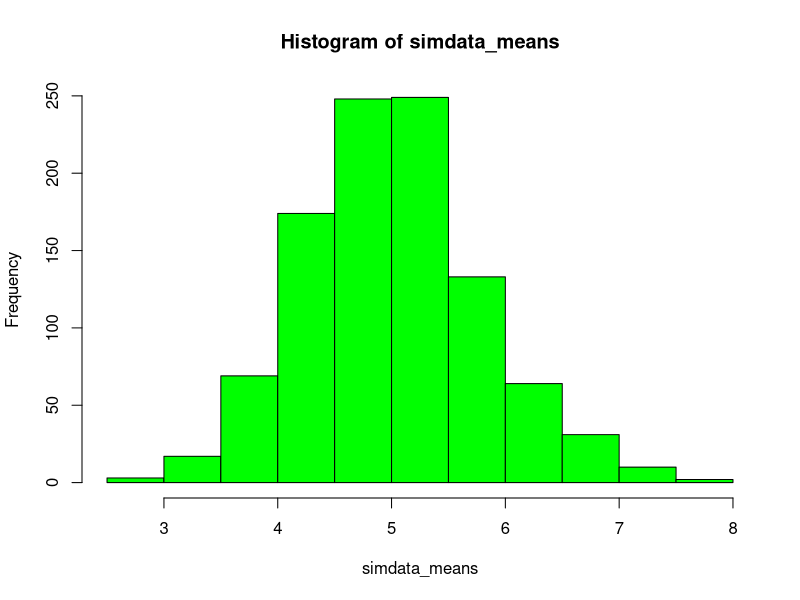
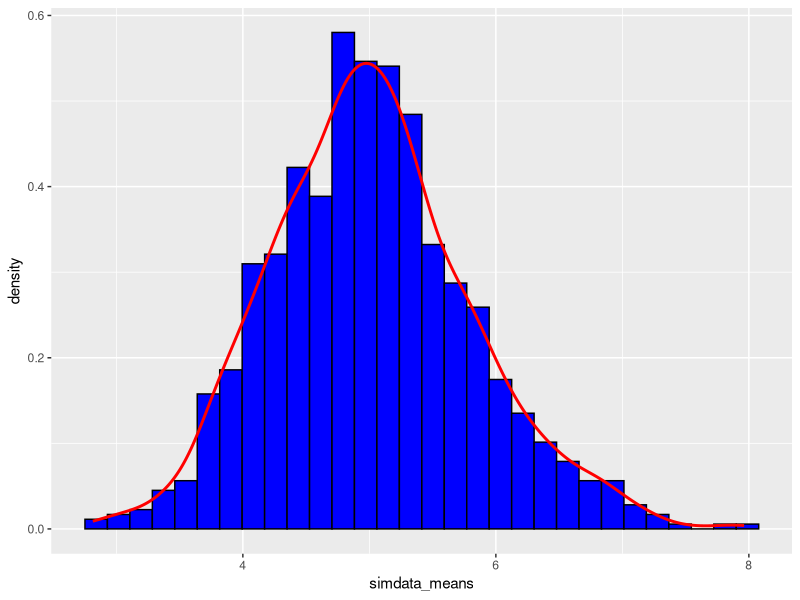
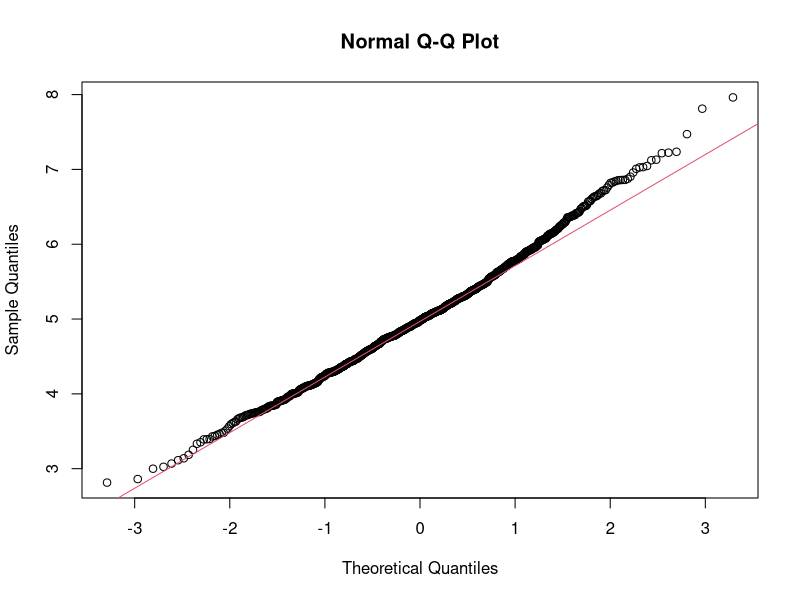

Write R code to recreate these figures, in order.
## ---- chunk 1
knitr::opts_chunk$set(echo = TRUE)
library(ggplot2)
## ---- chunk 2
#
set.seed(12323)
lambda <- 0.2
n <- 40
simulations <- 1000

# simulate
simdata <- matrix(rexp(simulations * n, rate=lambda), simulations)

# calculate mean of exponentials
simdata_means <- apply(simdata, 1, mean)
hist(simdata_means, col="green")
## ---- chunk 3
#Mean of exponential distribution is 1/lambda

mean_exp_dist <- 1/lambda
print (paste("Theoretical center of the distribution = ", mean_exp_dist))

print (paste("Actual center of the distribution based on the simulations = ", round(mean(simdata_means), 2)))

## ---- chunk 4

theoretical_variance <- (1/lambda)^2/n
print (paste("Theoretical variance = ", theoretical_variance))

print (paste("Actual variance = ", round(var(simdata_means), 3)))
## ---- chunk 5
plotdata <- data.frame(simdata_means)
m <- ggplot(plotdata, aes(x = simdata_means))
m <- m + geom_histogram(aes(y=..density..), colour="black", fill = "blue")
m + geom_density(colour="red", size=1)

# compare the distribution of averages of 40 exponentials to a normal distribution
qqnorm(simdata_means)
qqline(simdata_means, col = 2)

